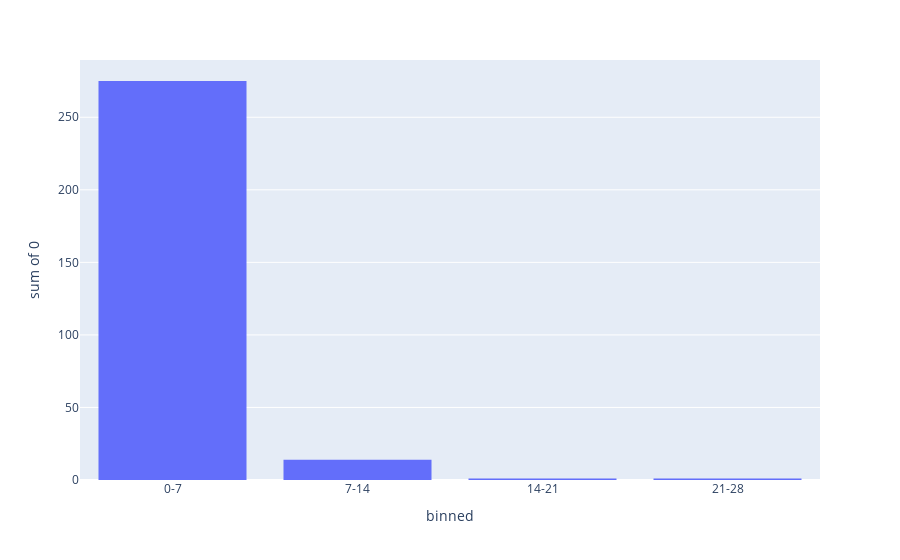

Notebook source saved alongside this figure:
### Code cell
px.histogram(df_bin, x='binned', y=0)

### Figure 1 — Plotly figure (JSON) as saved in the notebook; plotly's stock layout.template omitted (floating-point values rounded to 4 significant figures)
{"data": [{"alignmentgroup": "True", "bingroup": "x", "histfunc": "sum", "hovertemplate": "binned=%{x}<br>sum of 0=%{y}<extra></extra>", "legendgroup": "", "marker": {"color": "#636efa", "pattern": {"shape": ""}}, "name": "", "offsetgroup": "", "orientation": "v", "showlegend": false, "type": "histogram", "x": ["0-7", "7-14", "14-21", "21-28"], "xaxis": "x", "y": [275, 14, 1, 1], "yaxis": "y"}], "layout": {"autosize": true, "barmode": "relative", "legend": {"tracegroupgap": 0}, "margin": {"t": 60}, "xaxis": {"anchor": "y", "autorange": true, "domain": [0, 1], "range": [-0.5, 3.5], "title": {"text": "binned"}, "type": "category"}, "yaxis": {"anchor": "x", "autorange": true, "domain": [0, 1], "range": [0, 289.5], "title": {"text": "sum of 0"}, "type": "linear"}}}
